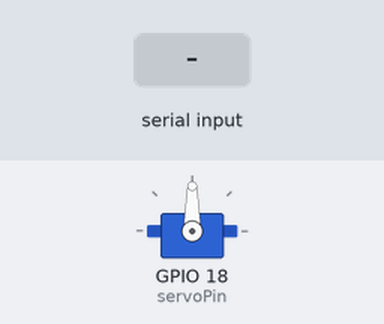
Recording of a sketch running on a simulated ESP32. On the bench: servo. Inputs (shaded band) come from the test bench.

Above: at 1.2 s.
1.3 s: "30,150\n" received over Serial
At 2.7 s:
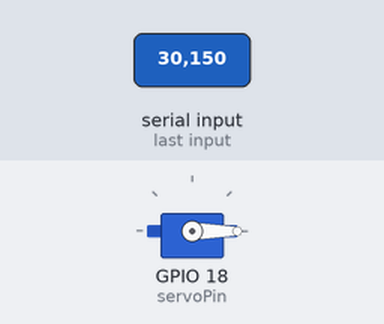
3.8 s: "90,45\n" received over Serial
At 4.6 s:
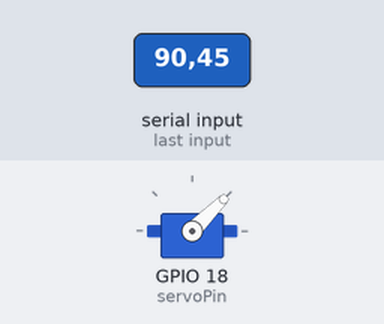
6.3 s: "200\n" received over Serial
At 6.7 s:
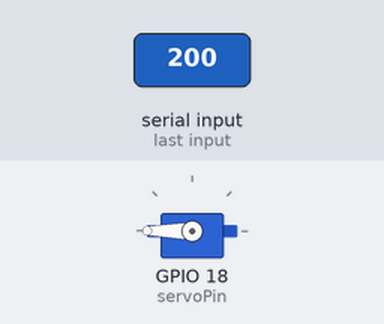
Timing chart, 0 to 9.3 s (numbered marks = the images above; inputs shaded):
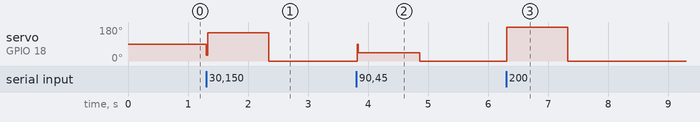

Measured:
- after the input at 1.3 s, servo on GPIO 18 (servoPin): 90° → 150° at once, → 0° 1.0 s later
- after the input at 3.8 s, servo on GPIO 18 (servoPin): 0° → 45° at once, → 0° 1.0 s later
- after the input at 6.3 s, servo on GPIO 18 (servoPin): 0° → 180° at once, → 0° 1.0 s later

The sketch:

servomotor.ino
```cpp
#include"ESP32Servo.h"
Servo myServo;
int servoPin=18;
void setup() {
  // put your setup code here, to run once:
myServo.attach(servoPin);
Serial.begin(115200);
}

void loop() {
  // put your main code here, to run repeatedly:
 if(Serial.available()){
  int angle=Serial.parseInt();
  myServo.write(angle);
 }
 delay(20);
}
```
